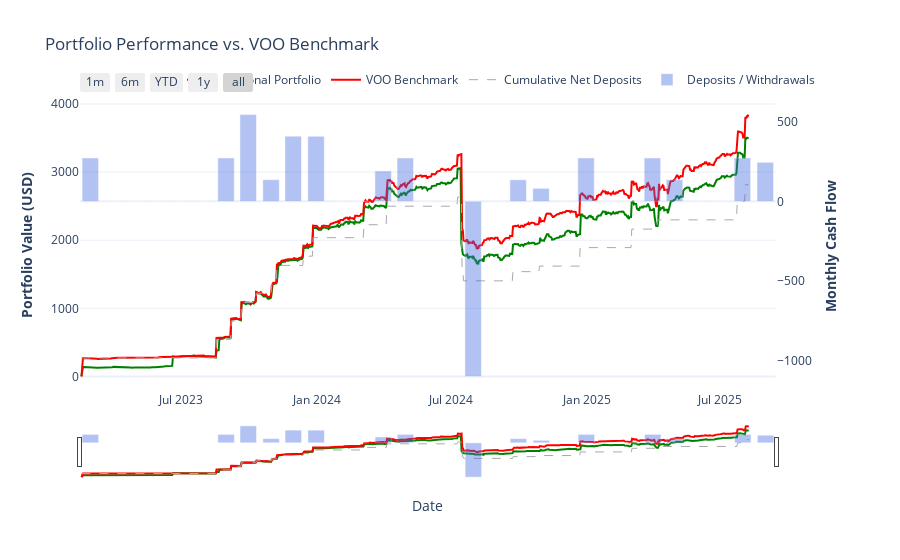

Write notebook code for a chart like this one.
### Markdown cell above
### Visualize Portfolio & Benchmark Performance

### Code cell
monthly_deposits = benchmark_results["NetDeposit"].resample("ME").sum()

fig = make_subplots(specs=[[{"secondary_y": True}]])


# Personal Portfolio Value
fig.add_trace(
    go.Scatter(
        x=portfolio_value.index,
        y=portfolio_value,
        mode="lines",
        name="Personal Portfolio",
        line=dict(color="green", width=2),
    ),
    secondary_y=False,
)

# Benchmark Value
fig.add_trace(
    go.Scatter(
        x=benchmark_results.index,
        y=benchmark_results["TotalValue"],
        mode="lines",
        name=f"{config.BENCHMARK_INDEX} Benchmark",
        line=dict(color="red", width=2),
    ),
    secondary_y=False,
)

# Cumulative Net Deposits
fig.add_trace(
    go.Scatter(
        x=benchmark_results.index,
        y=benchmark_results["NetDeposit"].cumsum(),
        mode="lines",
        name="Cumulative Net Deposits",
        line=dict(color="darkgrey", width=1, dash="dash"),
    ),
    secondary_y=False,
)

# Monthly Deposits/Withdrawals (on secondary y-axis)
fig.add_trace(
    go.Bar(
        x=monthly_deposits.index,
        y=monthly_deposits,
        name="Deposits / Withdrawals",
        marker_color="royalblue",
        opacity=0.4,
    ),
    secondary_y=True,
)

fig.update_layout(
    title_text=f"Portfolio Performance vs. {config.BENCHMARK_INDEX} Benchmark",
    template="plotly_white",
    barmode="relative",
    legend=dict(orientation="h", yanchor="bottom", y=1.02, xanchor="right", x=1),
    xaxis=dict(
        title="Date",
        rangeselector=dict(
            buttons=list(
                [
                    dict(count=1, label="1m", step="month", stepmode="backward"),
                    dict(count=6, label="6m", step="month", stepmode="backward"),
                    dict(count=1, label="YTD", step="year", stepmode="todate"),
                    dict(count=1, label="1y", step="year", stepmode="backward"),
                    dict(step="all"),
                ]
            )
        ),
        rangeslider=dict(visible=True),
        type="date",
    ),
)

fig.update_yaxes(
    title_text=f"<b>Portfolio Value ({config.BASE_CURRENCY})</b>", secondary_y=False
)
fig.update_yaxes(
    title_text="<b>Monthly Cash Flow</b>",
    secondary_y=True,
    showgrid=False,
    layer="below traces",
)

fig.show()

### Figure 1 — Plotly figure (JSON) as saved in the notebook; plotly's stock layout.template omitted (floating-point values rounded to 4 significant figures; data arrays with more than 128 entries replaced by an {"elided": "..."} marker saying what was removed)
{"data": [{"line": {"color": "green", "width": 2}, "mode": "lines", "name": "Personal Portfolio", "type": "scatter", "x": {"elided": "905 str values"}, "xaxis": "x", "y": {"elided": "905 float values"}, "yaxis": "y"}, {"line": {"color": "red", "width": 2}, "mode": "lines", "name": "VOO Benchmark", "type": "scatter", "x": {"elided": "905 str values"}, "xaxis": "x", "y": {"elided": "905 float values"}, "yaxis": "y"}, {"line": {"color": "darkgrey", "dash": "dash", "width": 1}, "mode": "lines", "name": "Cumulative Net Deposits", "type": "scatter", "x": {"elided": "905 str values"}, "xaxis": "x", "y": {"elided": "905 float values"}, "yaxis": "y"}, {"marker": {"color": "royalblue"}, "name": "Deposits / Withdrawals", "opacity": 0.4, "type": "bar", "x": ["2023-02-28T00:00:00", "2023-03-31T00:00:00", "2023-04-30T00:00:00", "2023-05-31T00:00:00", "2023-06-30T00:00:00", "2023-07-31T00:00:00", "2023-08-31T00:00:00", "2023-09-30T00:00:00", "2023-10-31T00:00:00", "2023-11-30T00:00:00", "2023-12-31T00:00:00", "2024-01-31T00:00:00", "2024-02-29T00:00:00", "2024-03-31T00:00:00", "2024-04-30T00:00:00", "2024-05-31T00:00:00", "2024-06-30T00:00:00", "2024-07-31T00:00:00", "2024-08-31T00:00:00", "2024-09-30T00:00:00", "2024-10-31T00:00:00", "2024-11-30T00:00:00", "2024-12-31T00:00:00", "2025-01-31T00:00:00", "2025-02-28T00:00:00", "2025-03-31T00:00:00", "2025-04-30T00:00:00", "2025-05-31T00:00:00", "2025-06-30T00:00:00", "2025-07-31T00:00:00", "2025-08-31T00:00:00"], "xaxis": "x", "y": [271.6, 0.0, 0.0, 0.0, 0.0, 0.0, 271.6, 543.1, 135.8, 408.0, 407.3, 0.0, 0.0, 190.1, 271.6, 0.0, 0.0, -1096.0, 0.0, 135.0, 81.47, 0.0, 271.6, 0.0, 0.0, 271.6, 135.8, 0.0, 0.0, 271.6, 244.4], "yaxis": "y2"}], "layout": {"barmode": "relative", "legend": {"orientation": "h", "x": 1, "xanchor": "right", "y": 1.02, "yanchor": "bottom"}, "title": {"text": "Portfolio Performance vs. VOO Benchmark"}, "xaxis": {"anchor": "y", "domain": [0, 0.94], "rangeselector": {"buttons": [{"count": 1, "label": "1m", "step": "month", "stepmode": "backward"}, {"count": 6, "label": "6m", "step": "month", "stepmode": "backward"}, {"count": 1, "label": "YTD", "step": "year", "stepmode": "todate"}, {"count": 1, "label": "1y", "step": "year", "stepmode": "backward"}, {"step": "all"}]}, "rangeslider": {"visible": true}, "title": {"text": "Date"}, "type": "date"}, "yaxis": {"anchor": "x", "domain": [0, 1], "title": {"text": "<b>Portfolio Value (USD)</b>"}}, "yaxis2": {"anchor": "x", "layer": "below traces", "overlaying": "y", "showgrid": false, "side": "right", "title": {"text": "<b>Monthly Cash Flow</b>"}}}}
